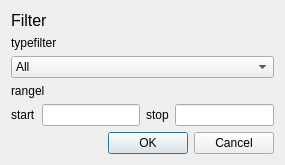
<?xml version="1.0" encoding="UTF-8"?>
<ui version="4.0">
 <class>form_esdfilter</class>
 <widget class="QDialog" name="form_esdfilter">
  <property name="geometry">
   <rect>
    <x>0</x>
    <y>0</y>
    <width>285</width>
    <height>165</height>
   </rect>
  </property>
  <property name="windowTitle">
   <string>form_esdfilter</string>
  </property>
  <property name="modal">
   <bool>true</bool>
  </property>
  <layout class="QVBoxLayout" name="verticalLayout_2">
   <item>
    <layout class="QVBoxLayout" name="verticalLayout">
     <item>
      <widget class="QLabel" name="label">
       <property name="font">
        <font>
         <pointsize>12</pointsize>
        </font>
       </property>
       <property name="text">
        <string>Filter</string>
       </property>
      </widget>
     </item>
     <item>
      <widget class="QLabel" name="labeltype">
       <property name="text">
        <string>typefilter</string>
       </property>
      </widget>
     </item>
     <item>
      <widget class="QComboBox" name="comboBoxtype">
       <item>
        <property name="text">
         <string>All</string>
        </property>
       </item>
       <item>
        <property name="text">
         <string>V</string>
        </property>
       </item>
       <item>
        <property name="text">
         <string>X</string>
        </property>
       </item>
       <item>
        <property name="text">
         <string>Y</string>
        </property>
       </item>
       <item>
        <property name="text">
         <string>C</string>
        </property>
       </item>
       <item>
        <property name="text">
         <string>S</string>
        </property>
       </item>
       <item>
        <property name="text">
         <string>GX</string>
        </property>
       </item>
       <item>
        <property name="text">
         <string>GY</string>
        </property>
       </item>
       <item>
        <property name="text">
         <string>T</string>
        </property>
       </item>
       <item>
        <property name="text">
         <string>SP</string>
        </property>
       </item>
       <item>
        <property name="text">
         <string>B</string>
        </property>
       </item>
      </widget>
     </item>
     <item>
      <widget class="QLabel" name="labelrange">
       <property name="text">
        <string>rangel</string>
       </property>
      </widget>
     </item>
     <item>
      <layout class="QHBoxLayout" name="horizontalLayout">
       <item>
        <widget class="QLabel" name="labelstart">
         <property name="text">
          <string>start</string>
         </property>
        </widget>
       </item>
       <item>
        <widget class="QLineEdit" name="lineEditmin"/>
       </item>
       <item>
        <widget class="QLabel" name="labelstop">
         <property name="text">
          <string>stop</string>
         </property>
        </widget>
       </item>
       <item>
        <widget class="QLineEdit" name="lineEditmax"/>
       </item>
      </layout>
     </item>
     <item>
      <widget class="QDialogButtonBox" name="buttonBox">
       <property name="orientation">
        <enum>Qt::Horizontal</enum>
       </property>
       <property name="standardButtons">
        <set>QDialogButtonBox::Cancel|QDialogButtonBox::Ok</set>
       </property>
      </widget>
     </item>
    </layout>
   </item>
  </layout>
 </widget>
 <resources/>
 <connections>
  <connection>
   <sender>buttonBox</sender>
   <signal>accepted()</signal>
   <receiver>form_esdfilter</receiver>
   <slot>accept()</slot>
   <hints>
    <hint type="sourcelabel">
     <x>248</x>
     <y>254</y>
    </hint>
    <hint type="destinationlabel">
     <x>157</x>
     <y>274</y>
    </hint>
   </hints>
  </connection>
  <connection>
   <sender>buttonBox</sender>
   <signal>rejected()</signal>
   <receiver>form_esdfilter</receiver>
   <slot>reject()</slot>
   <hints>
    <hint type="sourcelabel">
     <x>316</x>
     <y>260</y>
    </hint>
    <hint type="destinationlabel">
     <x>286</x>
     <y>274</y>
    </hint>
   </hints>
  </connection>
 </connections>
</ui>
